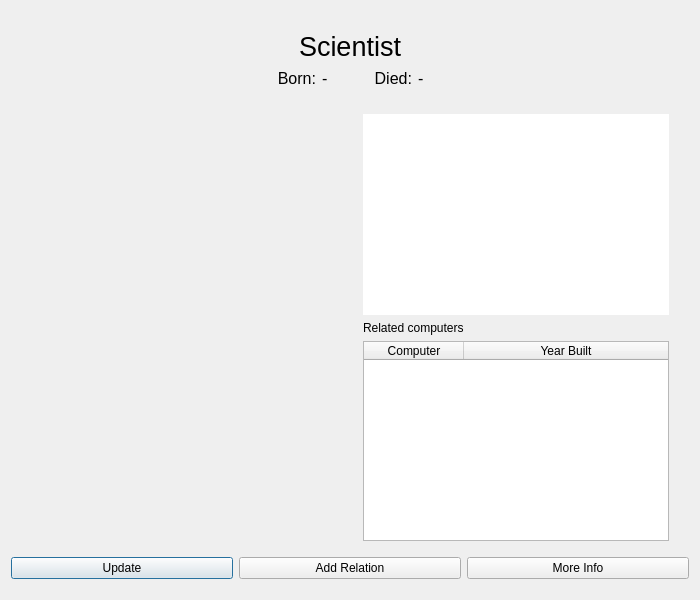
<?xml version="1.0" encoding="UTF-8"?>
<ui version="4.0">
 <class>ScientistWindow</class>
 <widget class="QDialog" name="ScientistWindow">
  <property name="geometry">
   <rect>
    <x>0</x>
    <y>0</y>
    <width>700</width>
    <height>600</height>
   </rect>
  </property>
  <property name="sizePolicy">
   <sizepolicy hsizetype="Preferred" vsizetype="Preferred">
    <horstretch>0</horstretch>
    <verstretch>0</verstretch>
   </sizepolicy>
  </property>
  <property name="windowTitle">
   <string>Dialog</string>
  </property>
  <layout class="QVBoxLayout" name="verticalLayout">
   <item>
    <spacer name="verticalSpacer">
     <property name="orientation">
      <enum>Qt::Vertical</enum>
     </property>
     <property name="sizeType">
      <enum>QSizePolicy::Fixed</enum>
     </property>
     <property name="sizeHint" stdset="0">
      <size>
       <width>20</width>
       <height>20</height>
      </size>
     </property>
    </spacer>
   </item>
   <item>
    <layout class="QHBoxLayout" name="horizontalLayout_2">
     <item>
      <widget class="QLabel" name="inputName">
       <property name="font">
        <font>
         <pointsize>20</pointsize>
        </font>
       </property>
       <property name="layoutDirection">
        <enum>Qt::LeftToRight</enum>
       </property>
       <property name="text">
        <string>Scientist</string>
       </property>
       <property name="alignment">
        <set>Qt::AlignCenter</set>
       </property>
      </widget>
     </item>
    </layout>
   </item>
   <item>
    <layout class="QHBoxLayout" name="horizontalLayout_3">
     <item>
      <spacer name="horizontalSpacer_4">
       <property name="orientation">
        <enum>Qt::Horizontal</enum>
       </property>
       <property name="sizeType">
        <enum>QSizePolicy::Expanding</enum>
       </property>
       <property name="sizeHint" stdset="0">
        <size>
         <width>150</width>
         <height>20</height>
        </size>
       </property>
      </spacer>
     </item>
     <item>
      <widget class="QLabel" name="born">
       <property name="font">
        <font>
         <pointsize>12</pointsize>
        </font>
       </property>
       <property name="text">
        <string>Born:</string>
       </property>
       <property name="alignment">
        <set>Qt::AlignRight|Qt::AlignTrailing|Qt::AlignVCenter</set>
       </property>
      </widget>
     </item>
     <item>
      <widget class="QLabel" name="inputBorn">
       <property name="font">
        <font>
         <pointsize>12</pointsize>
        </font>
       </property>
       <property name="text">
        <string>-</string>
       </property>
      </widget>
     </item>
     <item>
      <spacer name="horizontalSpacer">
       <property name="orientation">
        <enum>Qt::Horizontal</enum>
       </property>
       <property name="sizeType">
        <enum>QSizePolicy::Fixed</enum>
       </property>
       <property name="sizeHint" stdset="0">
        <size>
         <width>40</width>
         <height>20</height>
        </size>
       </property>
      </spacer>
     </item>
     <item>
      <widget class="QLabel" name="died">
       <property name="font">
        <font>
         <pointsize>12</pointsize>
        </font>
       </property>
       <property name="text">
        <string>Died:</string>
       </property>
       <property name="alignment">
        <set>Qt::AlignRight|Qt::AlignTrailing|Qt::AlignVCenter</set>
       </property>
      </widget>
     </item>
     <item>
      <widget class="QLabel" name="inputDied">
       <property name="font">
        <font>
         <pointsize>12</pointsize>
        </font>
       </property>
       <property name="text">
        <string>-</string>
       </property>
      </widget>
     </item>
     <item>
      <spacer name="horizontalSpacer_5">
       <property name="orientation">
        <enum>Qt::Horizontal</enum>
       </property>
       <property name="sizeType">
        <enum>QSizePolicy::MinimumExpanding</enum>
       </property>
       <property name="sizeHint" stdset="0">
        <size>
         <width>150</width>
         <height>20</height>
        </size>
       </property>
      </spacer>
     </item>
    </layout>
   </item>
   <item>
    <spacer name="verticalSpacer_2">
     <property name="orientation">
      <enum>Qt::Vertical</enum>
     </property>
     <property name="sizeType">
      <enum>QSizePolicy::Fixed</enum>
     </property>
     <property name="sizeHint" stdset="0">
      <size>
       <width>20</width>
       <height>20</height>
      </size>
     </property>
    </spacer>
   </item>
   <item>
    <layout class="QHBoxLayout" name="horizontalLayout_4">
     <item>
      <spacer name="horizontalSpacer_2">
       <property name="orientation">
        <enum>Qt::Horizontal</enum>
       </property>
       <property name="sizeType">
        <enum>QSizePolicy::Preferred</enum>
       </property>
       <property name="sizeHint" stdset="0">
        <size>
         <width>20</width>
         <height>20</height>
        </size>
       </property>
      </spacer>
     </item>
     <item>
      <widget class="QLabel" name="inputPicture">
       <property name="sizePolicy">
        <sizepolicy hsizetype="MinimumExpanding" vsizetype="MinimumExpanding">
         <horstretch>0</horstretch>
         <verstretch>0</verstretch>
        </sizepolicy>
       </property>
       <property name="minimumSize">
        <size>
         <width>0</width>
         <height>0</height>
        </size>
       </property>
       <property name="maximumSize">
        <size>
         <width>400</width>
         <height>16777215</height>
        </size>
       </property>
       <property name="text">
        <string/>
       </property>
       <property name="pixmap">
        <pixmap/>
       </property>
      </widget>
     </item>
     <item>
      <spacer name="horizontalSpacer_6">
       <property name="orientation">
        <enum>Qt::Horizontal</enum>
       </property>
       <property name="sizeType">
        <enum>QSizePolicy::Fixed</enum>
       </property>
       <property name="sizeHint" stdset="0">
        <size>
         <width>20</width>
         <height>20</height>
        </size>
       </property>
      </spacer>
     </item>
     <item>
      <layout class="QVBoxLayout" name="verticalLayout_2">
       <item>
        <widget class="QTextBrowser" name="inputAbout">
         <property name="sizePolicy">
          <sizepolicy hsizetype="Expanding" vsizetype="Expanding">
           <horstretch>0</horstretch>
           <verstretch>0</verstretch>
          </sizepolicy>
         </property>
         <property name="minimumSize">
          <size>
           <width>250</width>
           <height>200</height>
          </size>
         </property>
         <property name="font">
          <font>
           <pointsize>10</pointsize>
          </font>
         </property>
         <property name="focusPolicy">
          <enum>Qt::StrongFocus</enum>
         </property>
         <property name="autoFillBackground">
          <bool>false</bool>
         </property>
         <property name="frameShape">
          <enum>QFrame::NoFrame</enum>
         </property>
         <property name="html">
          <string>&lt;!DOCTYPE HTML PUBLIC &quot;-//W3C//DTD HTML 4.0//EN&quot; &quot;http://www.w3.org/TR/REC-html40/strict.dtd&quot;&gt;
&lt;html&gt;&lt;head&gt;&lt;meta name=&quot;qrichtext&quot; content=&quot;1&quot; /&gt;&lt;style type=&quot;text/css&quot;&gt;
p, li { white-space: pre-wrap; }
&lt;/style&gt;&lt;/head&gt;&lt;body style=&quot; font-family:'MS Shell Dlg 2'; font-size:10pt; font-weight:400; font-style:normal;&quot;&gt;
&lt;p align=&quot;center&quot; style=&quot;-qt-paragraph-type:empty; margin-top:0px; margin-bottom:0px; margin-left:0px; margin-right:0px; -qt-block-indent:0; text-indent:0px;&quot;&gt;&lt;br /&gt;&lt;/p&gt;&lt;/body&gt;&lt;/html&gt;</string>
         </property>
         <property name="openExternalLinks">
          <bool>true</bool>
         </property>
        </widget>
       </item>
       <item>
        <widget class="QLabel" name="label">
         <property name="text">
          <string>Related computers</string>
         </property>
        </widget>
       </item>
       <item>
        <widget class="QTableWidget" name="relationTable">
         <property name="sizePolicy">
          <sizepolicy hsizetype="Expanding" vsizetype="Expanding">
           <horstretch>0</horstretch>
           <verstretch>0</verstretch>
          </sizepolicy>
         </property>
         <property name="editTriggers">
          <set>QAbstractItemView::NoEditTriggers</set>
         </property>
         <property name="showGrid">
          <bool>true</bool>
         </property>
         <property name="cornerButtonEnabled">
          <bool>true</bool>
         </property>
         <attribute name="horizontalHeaderVisible">
          <bool>true</bool>
         </attribute>
         <attribute name="horizontalHeaderCascadingSectionResizes">
          <bool>false</bool>
         </attribute>
         <attribute name="horizontalHeaderStretchLastSection">
          <bool>true</bool>
         </attribute>
         <attribute name="verticalHeaderVisible">
          <bool>false</bool>
         </attribute>
         <attribute name="verticalHeaderHighlightSections">
          <bool>true</bool>
         </attribute>
         <column>
          <property name="text">
           <string>Computer</string>
          </property>
         </column>
         <column>
          <property name="text">
           <string>Year Built</string>
          </property>
         </column>
        </widget>
       </item>
      </layout>
     </item>
     <item>
      <spacer name="horizontalSpacer_3">
       <property name="orientation">
        <enum>Qt::Horizontal</enum>
       </property>
       <property name="sizeType">
        <enum>QSizePolicy::Fixed</enum>
       </property>
       <property name="sizeHint" stdset="0">
        <size>
         <width>20</width>
         <height>20</height>
        </size>
       </property>
      </spacer>
     </item>
    </layout>
   </item>
   <item>
    <spacer name="verticalSpacer_4">
     <property name="orientation">
      <enum>Qt::Vertical</enum>
     </property>
     <property name="sizeType">
      <enum>QSizePolicy::Fixed</enum>
     </property>
     <property name="sizeHint" stdset="0">
      <size>
       <width>20</width>
       <height>10</height>
      </size>
     </property>
    </spacer>
   </item>
   <item>
    <layout class="QHBoxLayout" name="horizontalLayout">
     <item>
      <widget class="QPushButton" name="buttonUpdate_2">
       <property name="text">
        <string>Update</string>
       </property>
      </widget>
     </item>
     <item>
      <widget class="QPushButton" name="buttonAddRelation">
       <property name="text">
        <string>Add Relation</string>
       </property>
      </widget>
     </item>
     <item>
      <widget class="QPushButton" name="buttonInfo">
       <property name="text">
        <string>More Info</string>
       </property>
      </widget>
     </item>
    </layout>
   </item>
   <item>
    <spacer name="verticalSpacer_3">
     <property name="orientation">
      <enum>Qt::Vertical</enum>
     </property>
     <property name="sizeType">
      <enum>QSizePolicy::Fixed</enum>
     </property>
     <property name="sizeHint" stdset="0">
      <size>
       <width>20</width>
       <height>10</height>
      </size>
     </property>
    </spacer>
   </item>
  </layout>
 </widget>
 <resources/>
 <connections/>
</ui>
